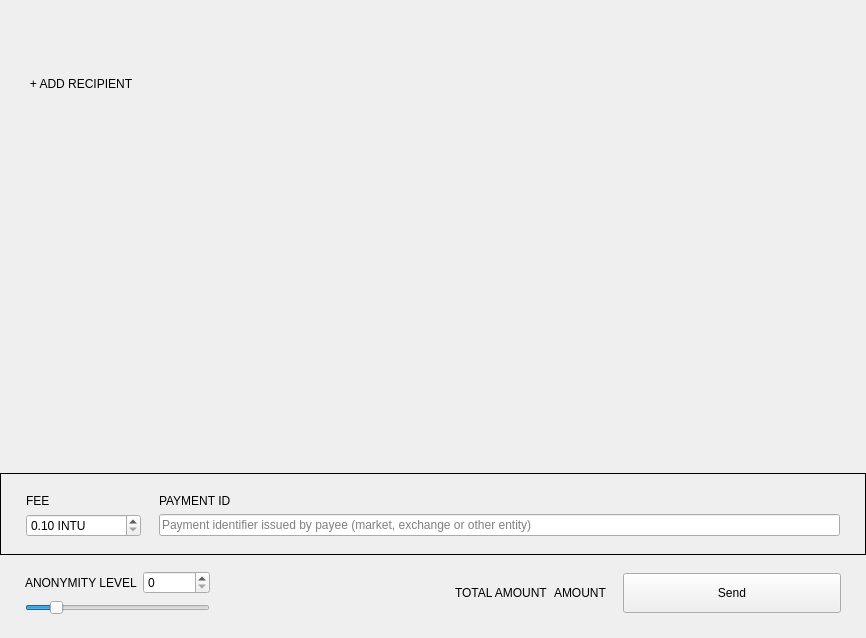
<?xml version="1.0" encoding="UTF-8"?>
<ui version="4.0">
 <class>SendFrame</class>
 <widget class="QFrame" name="SendFrame">
  <property name="geometry">
   <rect>
    <x>0</x>
    <y>0</y>
    <width>866</width>
    <height>638</height>
   </rect>
  </property>
  <property name="windowTitle">
   <string>Frame</string>
  </property>
  <property name="frameShape">
   <enum>QFrame::NoFrame</enum>
  </property>
  <property name="frameShadow">
   <enum>QFrame::Raised</enum>
  </property>
  <layout class="QVBoxLayout" name="verticalLayout">
   <property name="spacing">
    <number>5</number>
   </property>
   <property name="sizeConstraint">
    <enum>QLayout::SetDefaultConstraint</enum>
   </property>
   <property name="leftMargin">
    <number>0</number>
   </property>
   <property name="topMargin">
    <number>0</number>
   </property>
   <property name="rightMargin">
    <number>0</number>
   </property>
   <property name="bottomMargin">
    <number>0</number>
   </property>
   <item>
    <widget class="WalletGui::ResizableScrollArea" name="m_sendScrollarea">
     <property name="enabled">
      <bool>true</bool>
     </property>
     <property name="sizePolicy">
      <sizepolicy hsizetype="MinimumExpanding" vsizetype="Preferred">
       <horstretch>0</horstretch>
       <verstretch>0</verstretch>
      </sizepolicy>
     </property>
     <property name="autoFillBackground">
      <bool>false</bool>
     </property>
     <property name="styleSheet">
      <string notr="true"/>
     </property>
     <property name="frameShape">
      <enum>QFrame::NoFrame</enum>
     </property>
     <property name="sizeAdjustPolicy">
      <enum>QAbstractScrollArea::AdjustToContents</enum>
     </property>
     <property name="widgetResizable">
      <bool>true</bool>
     </property>
     <widget class="QWidget" name="scrollAreaWidgetContents">
      <property name="geometry">
       <rect>
        <x>0</x>
        <y>0</y>
        <width>866</width>
        <height>72</height>
       </rect>
      </property>
      <property name="sizePolicy">
       <sizepolicy hsizetype="Preferred" vsizetype="Preferred">
        <horstretch>0</horstretch>
        <verstretch>0</verstretch>
       </sizepolicy>
      </property>
      <property name="styleSheet">
       <string notr="true"/>
      </property>
      <layout class="QVBoxLayout" name="m_transfersLayout">
       <property name="spacing">
        <number>0</number>
       </property>
       <property name="sizeConstraint">
        <enum>QLayout::SetNoConstraint</enum>
       </property>
       <property name="leftMargin">
        <number>0</number>
       </property>
       <property name="topMargin">
        <number>0</number>
       </property>
       <property name="rightMargin">
        <number>0</number>
       </property>
       <property name="bottomMargin">
        <number>0</number>
       </property>
      </layout>
     </widget>
    </widget>
   </item>
   <item>
    <layout class="QHBoxLayout" name="horizontalLayout_2">
     <property name="spacing">
      <number>0</number>
     </property>
     <item>
      <spacer name="horizontalSpacer_3">
       <property name="orientation">
        <enum>Qt::Horizontal</enum>
       </property>
       <property name="sizeType">
        <enum>QSizePolicy::Fixed</enum>
       </property>
       <property name="sizeHint" stdset="0">
        <size>
         <width>25</width>
         <height>20</height>
        </size>
       </property>
      </spacer>
     </item>
     <item>
      <widget class="WalletGui::WalletNormalLinkLikeButton" name="m_addRecipientButton">
       <property name="cursor">
        <cursorShape>PointingHandCursor</cursorShape>
       </property>
       <property name="focusPolicy">
        <enum>Qt::NoFocus</enum>
       </property>
       <property name="text">
        <string>+ ADD RECIPIENT</string>
       </property>
       <property name="flat">
        <bool>true</bool>
       </property>
      </widget>
     </item>
     <item>
      <spacer name="horizontalSpacer_2">
       <property name="orientation">
        <enum>Qt::Horizontal</enum>
       </property>
       <property name="sizeHint" stdset="0">
        <size>
         <width>478</width>
         <height>17</height>
        </size>
       </property>
      </spacer>
     </item>
    </layout>
   </item>
   <item>
    <spacer name="verticalSpacer_2">
     <property name="orientation">
      <enum>Qt::Vertical</enum>
     </property>
     <property name="sizeType">
      <enum>QSizePolicy::MinimumExpanding</enum>
     </property>
     <property name="sizeHint" stdset="0">
      <size>
       <width>20</width>
       <height>20</height>
      </size>
     </property>
    </spacer>
   </item>
   <item>
    <widget class="QFrame" name="m_sendFeeFrame">
     <property name="frameShape">
      <enum>QFrame::Box</enum>
     </property>
     <property name="frameShadow">
      <enum>QFrame::Plain</enum>
     </property>
     <layout class="QGridLayout" name="gridLayout_2">
      <property name="leftMargin">
       <number>25</number>
      </property>
      <property name="topMargin">
       <number>20</number>
      </property>
      <property name="rightMargin">
       <number>25</number>
      </property>
      <property name="bottomMargin">
       <number>17</number>
      </property>
      <property name="horizontalSpacing">
       <number>18</number>
      </property>
      <item row="0" column="0">
       <widget class="WalletGui::WalletNormalGrayTextLabel" name="label_3">
        <property name="text">
         <string>FEE</string>
        </property>
       </widget>
      </item>
      <item row="0" column="1">
       <widget class="WalletGui::WalletNormalGrayTextLabel" name="m_paymentIdTextLabel">
        <property name="text">
         <string>PAYMENT ID</string>
        </property>
       </widget>
      </item>
      <item row="1" column="0">
       <widget class="QDoubleSpinBox" name="m_feeSpin">
        <property name="buttonSymbols">
         <enum>QAbstractSpinBox::UpDownArrows</enum>
        </property>
        <property name="suffix">
         <string notr="true"> INTU</string>
        </property>
        <property name="decimals">
         <number>2</number>
        </property>
        <property name="minimum">
         <double>0.100000000000000</double>
        </property>
        <property name="maximum">
         <double>999999999.000000000000000</double>
        </property>
        <property name="singleStep">
         <double>0.010000000000000</double>
        </property>
        <property name="value">
         <double>0.100000000000000</double>
        </property>
       </widget>
      </item>
      <item row="1" column="1">
       <widget class="WalletGui::ClearableLineEdit" name="m_paymentIdEdit">
        <property name="styleSheet">
         <string notr="true">[errorState=&quot;true&quot;] {
  border-color: #ef3131;
}</string>
        </property>
        <property name="placeholderText">
         <string>Payment identifier issued by payee (market, exchange or other entity)</string>
        </property>
       </widget>
      </item>
     </layout>
    </widget>
   </item>
   <item>
    <widget class="QFrame" name="m_mixinFrame">
     <property name="frameShape">
      <enum>QFrame::NoFrame</enum>
     </property>
     <property name="frameShadow">
      <enum>QFrame::Raised</enum>
     </property>
     <layout class="QGridLayout" name="gridLayout">
      <property name="leftMargin">
       <number>25</number>
      </property>
      <property name="topMargin">
       <number>11</number>
      </property>
      <property name="rightMargin">
       <number>25</number>
      </property>
      <property name="bottomMargin">
       <number>23</number>
      </property>
      <item row="0" column="2" rowspan="2">
       <widget class="QLabel" name="label">
        <property name="text">
         <string/>
        </property>
       </widget>
      </item>
      <item row="0" column="5" rowspan="2">
       <widget class="WalletGui::WalletExtraNormalBlackTextLabel" name="m_totalAmountLabel">
        <property name="text">
         <string>AMOUNT</string>
        </property>
        <property name="indent">
         <number>0</number>
        </property>
       </widget>
      </item>
      <item row="0" column="1">
       <widget class="QSpinBox" name="m_mixinSpin">
        <property name="maximum">
         <number>999999999</number>
        </property>
       </widget>
      </item>
      <item row="0" column="3" rowspan="2">
       <spacer name="horizontalSpacer">
        <property name="orientation">
         <enum>Qt::Horizontal</enum>
        </property>
        <property name="sizeType">
         <enum>QSizePolicy::Expanding</enum>
        </property>
        <property name="sizeHint" stdset="0">
         <size>
          <width>298</width>
          <height>20</height>
         </size>
        </property>
       </spacer>
      </item>
      <item row="1" column="0" colspan="2">
       <widget class="QSlider" name="m_mixinSlider">
        <property name="maximumSize">
         <size>
          <width>16777215</width>
          <height>16777215</height>
         </size>
        </property>
        <property name="maximum">
         <number>50</number>
        </property>
        <property name="pageStep">
         <number>1</number>
        </property>
        <property name="value">
         <number>7</number>
        </property>
        <property name="tracking">
         <bool>false</bool>
        </property>
        <property name="orientation">
         <enum>Qt::Horizontal</enum>
        </property>
       </widget>
      </item>
      <item row="0" column="7" rowspan="2">
       <widget class="WalletGui::WalletLargeBlueButton" name="m_sendButton">
        <property name="sizePolicy">
         <sizepolicy hsizetype="Fixed" vsizetype="Fixed">
          <horstretch>0</horstretch>
          <verstretch>0</verstretch>
         </sizepolicy>
        </property>
        <property name="minimumSize">
         <size>
          <width>218</width>
          <height>40</height>
         </size>
        </property>
        <property name="maximumSize">
         <size>
          <width>218</width>
          <height>40</height>
         </size>
        </property>
        <property name="focusPolicy">
         <enum>Qt::NoFocus</enum>
        </property>
        <property name="text">
         <string>Send</string>
        </property>
       </widget>
      </item>
      <item row="0" column="4" rowspan="2">
       <widget class="WalletGui::WalletNormalGrayTextLabel" name="label_2">
        <property name="text">
         <string>TOTAL AMOUNT</string>
        </property>
       </widget>
      </item>
      <item row="0" column="0">
       <widget class="WalletGui::WalletNormalGrayTextLabel" name="m_mixinTextLabel">
        <property name="text">
         <string>ANONYMITY LEVEL</string>
        </property>
       </widget>
      </item>
      <item row="0" column="6" rowspan="2">
       <spacer name="horizontalSpacer_4">
        <property name="orientation">
         <enum>Qt::Horizontal</enum>
        </property>
        <property name="sizeType">
         <enum>QSizePolicy::Fixed</enum>
        </property>
        <property name="sizeHint" stdset="0">
         <size>
          <width>10</width>
          <height>20</height>
         </size>
        </property>
       </spacer>
      </item>
     </layout>
    </widget>
   </item>
  </layout>
 </widget>
 <customwidgets>
  <customwidget>
   <class>WalletGui::WalletNormalGrayTextLabel</class>
   <extends>QLabel</extends>
   <header>Gui/Common/WalletTextLabel.h</header>
  </customwidget>
  <customwidget>
   <class>WalletGui::WalletLargeBlueButton</class>
   <extends>QPushButton</extends>
   <header>Gui/Common/WalletBlueButton.h</header>
  </customwidget>
  <customwidget>
   <class>WalletGui::ClearableLineEdit</class>
   <extends>QLineEdit</extends>
   <header>Gui/Common/ClearableLineEdit.h</header>
  </customwidget>
  <customwidget>
   <class>WalletGui::ResizableScrollArea</class>
   <extends>QScrollArea</extends>
   <header>Gui/Common/ResizableScrollArea.h</header>
   <container>1</container>
  </customwidget>
  <customwidget>
   <class>WalletGui::WalletNormalLinkLikeButton</class>
   <extends>QPushButton</extends>
   <header>Gui/Common/WalletLinkLikeButton.h</header>
  </customwidget>
  <customwidget>
   <class>WalletGui::WalletExtraNormalBlackTextLabel</class>
   <extends>QLabel</extends>
   <header>Gui/Common/WalletTextLabel.h</header>
  </customwidget>
 </customwidgets>
 <tabstops>
  <tabstop>m_paymentIdEdit</tabstop>
  <tabstop>m_mixinSlider</tabstop>
  <tabstop>m_sendScrollarea</tabstop>
 </tabstops>
 <resources/>
 <connections>
  <connection>
   <sender>m_sendButton</sender>
   <signal>clicked()</signal>
   <receiver>SendFrame</receiver>
   <slot>sendClicked()</slot>
   <hints>
    <hint type="sourcelabel">
     <x>53</x>
     <y>561</y>
    </hint>
    <hint type="destinationlabel">
     <x>432</x>
     <y>294</y>
    </hint>
   </hints>
  </connection>
  <connection>
   <sender>m_mixinSlider</sender>
   <signal>valueChanged(int)</signal>
   <receiver>SendFrame</receiver>
   <slot>mixinValueChanged(int)</slot>
   <hints>
    <hint type="sourcelabel">
     <x>221</x>
     <y>520</y>
    </hint>
    <hint type="destinationlabel">
     <x>432</x>
     <y>294</y>
    </hint>
   </hints>
  </connection>
  <connection>
   <sender>m_addRecipientButton</sender>
   <signal>clicked()</signal>
   <receiver>SendFrame</receiver>
   <slot>addRecipientClicked()</slot>
   <hints>
    <hint type="sourcelabel">
     <x>78</x>
     <y>414</y>
    </hint>
    <hint type="destinationlabel">
     <x>432</x>
     <y>294</y>
    </hint>
   </hints>
  </connection>
  <connection>
   <sender>m_paymentIdEdit</sender>
   <signal>textChanged(QString)</signal>
   <receiver>SendFrame</receiver>
   <slot>validatePaymentId(QString)</slot>
   <hints>
    <hint type="sourcelabel">
     <x>538</x>
     <y>521</y>
    </hint>
    <hint type="destinationlabel">
     <x>432</x>
     <y>318</y>
    </hint>
   </hints>
  </connection>
  <connection>
   <sender>m_mixinSpin</sender>
   <signal>valueChanged(int)</signal>
   <receiver>SendFrame</receiver>
   <slot>mixinValueChanged(int)</slot>
   <hints>
    <hint type="sourcelabel">
     <x>201</x>
     <y>575</y>
    </hint>
    <hint type="destinationlabel">
     <x>432</x>
     <y>318</y>
    </hint>
   </hints>
  </connection>
 </connections>
 <slots>
  <slot>sendClicked()</slot>
  <slot>clearAllClicked()</slot>
  <slot>addRecipientClicked()</slot>
  <slot>mixinValueChanged(int)</slot>
  <slot>validatePaymentId(QString)</slot>
 </slots>
</ui>
